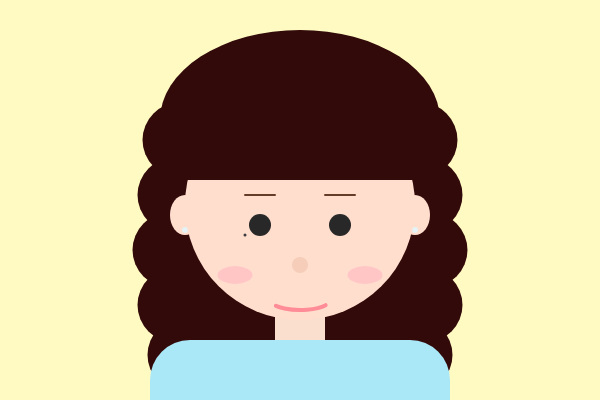
Frame 1 (no input)
Frame 60 (no input): identical to frame 1, image omitted
Frame 120 (the mouse pressed at the canvas centre since frame 60): identical to frame 1, image omitted

The p5.js sketch that drew this single still picture (run headless with seeded random() and noise() and a simulated clock; from frame 60 on, the mouse is pressed at the canvas centre):

// p5.js sketch
// ── sketch.js
function setup() {
  createCanvas(600, 400);
}

function draw() {
  background(255, 250, 194);
  
  noStroke();
  
  fill(51, 10, 10);
  ellipse(300, 120, 280, 180);
  
  ellipse(180, 140, 75, 75);
  ellipse(175, 195, 75, 75);
  ellipse(170, 250, 75, 75);
  ellipse(175, 305, 75, 75);
  ellipse(185, 355, 75, 75);

  ellipse(420, 140, 75, 75);
  ellipse(425, 195, 75, 75);
  ellipse(430, 250, 75, 75);
  ellipse(425, 305, 75, 75);
  ellipse(415, 355, 75, 75);

  rect(190, 130, 220, 250);

  fill(250, 222, 206);
  rect(275, 310, 50, 40);

  fill(171, 232, 247);
  rect(150, 340, 300, 80, 50, 50, 0, 0);
  
  fill(255, 222, 206);
  ellipse(185, 215, 30, 40); 
  ellipse(415, 215, 30, 40); 
  fill(229, 243, 246); 
  ellipse(185, 230, 6, 6);   
  ellipse(415, 230, 6, 6);

  fill(255, 222, 206);
  ellipse(300, 205, 230, 230);


  fill(51, 10, 10);
  rect(185, 125, 230, 55); 
  arc(300, 135, 240, 140, PI, TWO_PI);
  stroke(100, 60, 40);
  strokeWeight(2);
  line(245, 195, 275, 195);
  line(325, 195, 355, 195);
  
  noStroke();
  fill(40);
  ellipse(260, 225, 22, 22);
  ellipse(340, 225, 22, 22);

  fill(60);
  ellipse(245, 235, 3, 3);
  
  fill(245, 205, 185);
  ellipse(300, 265, 16, 16);

  fill(255, 182, 193, 150);
  ellipse(235, 275, 35, 18);
  ellipse(365, 275, 35, 18);

  stroke(255, 140, 150);
  strokeWeight(4);
  noFill();
  arc(300, 300, 60, 20, 0.2, 2.9);
}
